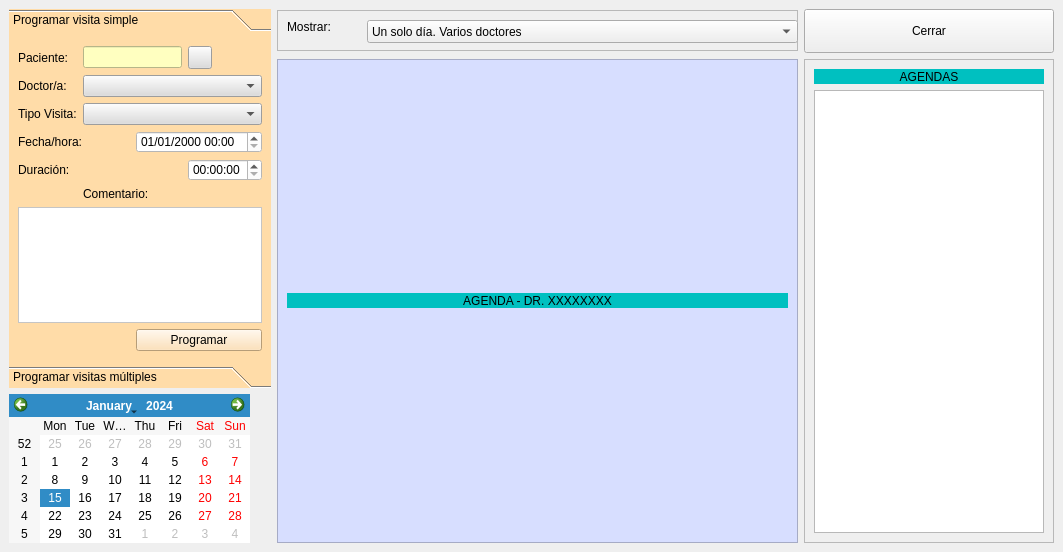
<?xml version="1.0" encoding="UTF-8"?>
<ui version="4.0">
 <class>frmAgenda</class>
 <widget class="QMainWindow" name="frmAgenda">
  <property name="geometry">
   <rect>
    <x>0</x>
    <y>0</y>
    <width>1063</width>
    <height>552</height>
   </rect>
  </property>
  <property name="windowTitle">
   <string>Terra Software Médico - Gestión de la agenda de pacientes</string>
  </property>
  <property name="windowIcon">
   <iconset resource="terra.qrc">
    <normaloff>:/Icons/PNG/terra.png</normaloff>:/Icons/PNG/terra.png</iconset>
  </property>
  <widget class="QWidget" name="centralwidget">
   <layout class="QGridLayout" name="gridLayout_2">
    <item row="0" column="0" rowspan="2">
     <widget class="QToolBox" name="toolBox">
      <property name="minimumSize">
       <size>
        <width>262</width>
        <height>297</height>
       </size>
      </property>
      <property name="maximumSize">
       <size>
        <width>241</width>
        <height>16777215</height>
       </size>
      </property>
      <property name="styleSheet">
       <string notr="true">background-color: rgb(255, 220, 168);</string>
      </property>
      <property name="currentIndex">
       <number>0</number>
      </property>
      <widget class="QWidget" name="page">
       <property name="geometry">
        <rect>
         <x>0</x>
         <y>0</y>
         <width>262</width>
         <height>335</height>
        </rect>
       </property>
       <attribute name="label">
        <string>Programar visita simple</string>
       </attribute>
       <layout class="QGridLayout" name="gridLayout_3">
        <item row="0" column="1" colspan="2">
         <widget class="QLineEdit" name="lineEdit">
          <property name="enabled">
           <bool>false</bool>
          </property>
          <property name="styleSheet">
           <string notr="true">background-color: rgb(255, 255, 192);
color: rgb(0, 128, 128);</string>
          </property>
         </widget>
        </item>
        <item row="0" column="3">
         <widget class="QToolButton" name="toolButton">
          <property name="styleSheet">
           <string notr="true">background-color: rgb(220, 220, 220);</string>
          </property>
          <property name="text">
           <string/>
          </property>
          <property name="icon">
           <iconset resource="terra.qrc">
            <normaloff>:/Icons/PNG/search.png</normaloff>:/Icons/PNG/search.png</iconset>
          </property>
         </widget>
        </item>
        <item row="1" column="0">
         <widget class="QLabel" name="label_2">
          <property name="text">
           <string>Doctor/a:</string>
          </property>
         </widget>
        </item>
        <item row="2" column="1" colspan="3">
         <widget class="QComboBox" name="comboBox_2">
          <property name="styleSheet">
           <string notr="true">background-color: rgb(220, 220, 220);</string>
          </property>
         </widget>
        </item>
        <item row="3" column="0" colspan="2">
         <widget class="QLabel" name="label_5">
          <property name="text">
           <string>Fecha/hora:</string>
          </property>
         </widget>
        </item>
        <item row="3" column="2" colspan="2">
         <widget class="QDateTimeEdit" name="dateTimeEdit">
          <property name="styleSheet">
           <string notr="true">background-color: rgb(255, 255, 255);</string>
          </property>
          <property name="displayFormat">
           <string>dd/MM/yyyy HH:mm</string>
          </property>
         </widget>
        </item>
        <item row="5" column="1" colspan="2">
         <widget class="QLabel" name="label_4">
          <property name="text">
           <string>Comentario:</string>
          </property>
         </widget>
        </item>
        <item row="6" column="0" colspan="4">
         <widget class="QPlainTextEdit" name="plainTextEdit">
          <property name="styleSheet">
           <string notr="true">background-color: rgb(255, 255, 255);</string>
          </property>
         </widget>
        </item>
        <item row="7" column="2" colspan="2">
         <widget class="QPushButton" name="pushButton_3">
          <property name="text">
           <string>Programar</string>
          </property>
         </widget>
        </item>
        <item row="0" column="0">
         <widget class="QLabel" name="label">
          <property name="text">
           <string>Paciente:</string>
          </property>
         </widget>
        </item>
        <item row="1" column="1" colspan="3">
         <widget class="QComboBox" name="comboBox">
          <property name="styleSheet">
           <string notr="true">background-color: rgb(220, 220, 220);</string>
          </property>
         </widget>
        </item>
        <item row="2" column="0">
         <widget class="QLabel" name="label_3">
          <property name="text">
           <string>Tipo Visita:</string>
          </property>
         </widget>
        </item>
        <item row="4" column="0">
         <widget class="QLabel" name="label_7">
          <property name="text">
           <string>Duración:</string>
          </property>
         </widget>
        </item>
        <item row="4" column="3">
         <widget class="QTimeEdit" name="timeEdit">
          <property name="styleSheet">
           <string notr="true">background-color: rgb(255, 255, 255);</string>
          </property>
         </widget>
        </item>
       </layout>
      </widget>
      <widget class="QWidget" name="page_2">
       <property name="geometry">
        <rect>
         <x>0</x>
         <y>0</y>
         <width>262</width>
         <height>241</height>
        </rect>
       </property>
       <attribute name="label">
        <string>Programar visitas múltiples</string>
       </attribute>
       <widget class="QPushButton" name="pushButton_2">
        <property name="geometry">
         <rect>
          <x>150</x>
          <y>200</y>
          <width>89</width>
          <height>23</height>
         </rect>
        </property>
        <property name="text">
         <string>Programar</string>
        </property>
       </widget>
      </widget>
     </widget>
    </item>
    <item row="0" column="1">
     <widget class="QFrame" name="frame_2">
      <property name="minimumSize">
       <size>
        <width>0</width>
        <height>41</height>
       </size>
      </property>
      <property name="maximumSize">
       <size>
        <width>16777215</width>
        <height>41</height>
       </size>
      </property>
      <property name="frameShape">
       <enum>QFrame::StyledPanel</enum>
      </property>
      <property name="frameShadow">
       <enum>QFrame::Raised</enum>
      </property>
      <widget class="QLabel" name="label_6">
       <property name="geometry">
        <rect>
         <x>10</x>
         <y>10</y>
         <width>57</width>
         <height>14</height>
        </rect>
       </property>
       <property name="text">
        <string>Mostrar:</string>
       </property>
      </widget>
      <widget class="QComboBox" name="comboBox_3">
       <property name="geometry">
        <rect>
         <x>90</x>
         <y>10</y>
         <width>431</width>
         <height>23</height>
        </rect>
       </property>
       <item>
        <property name="text">
         <string>Un solo día. Varios doctores</string>
        </property>
       </item>
       <item>
        <property name="text">
         <string>Semana. Un solo doctor</string>
        </property>
       </item>
       <item>
        <property name="text">
         <string>Semana. Dos doctores.</string>
        </property>
       </item>
      </widget>
     </widget>
    </item>
    <item row="0" column="2">
     <widget class="QPushButton" name="pushButton">
      <property name="minimumSize">
       <size>
        <width>0</width>
        <height>44</height>
       </size>
      </property>
      <property name="text">
       <string>Cerrar</string>
      </property>
      <property name="icon">
       <iconset resource="terra.qrc">
        <normaloff>:/Icons/PNG/Exit.png</normaloff>:/Icons/PNG/Exit.png</iconset>
      </property>
     </widget>
    </item>
    <item row="1" column="1" rowspan="2">
     <widget class="QFrame" name="FrameCalendar">
      <property name="styleSheet">
       <string notr="true">background-color: rgb(215, 222, 255);</string>
      </property>
      <property name="frameShape">
       <enum>QFrame::StyledPanel</enum>
      </property>
      <property name="frameShadow">
       <enum>QFrame::Raised</enum>
      </property>
      <layout class="QGridLayout" name="gridLayout">
       <item row="0" column="0">
        <widget class="QLabel" name="label_44">
         <property name="minimumSize">
          <size>
           <width>0</width>
           <height>15</height>
          </size>
         </property>
         <property name="maximumSize">
          <size>
           <width>16777215</width>
           <height>15</height>
          </size>
         </property>
         <property name="styleSheet">
          <string notr="true">background-color: rgb(0, 192, 192);</string>
         </property>
         <property name="text">
          <string>AGENDA - DR. XXXXXXXX</string>
         </property>
         <property name="alignment">
          <set>Qt::AlignCenter</set>
         </property>
        </widget>
       </item>
      </layout>
     </widget>
    </item>
    <item row="1" column="2" rowspan="2">
     <widget class="QFrame" name="frame_3">
      <property name="minimumSize">
       <size>
        <width>199</width>
        <height>0</height>
       </size>
      </property>
      <property name="maximumSize">
       <size>
        <width>250</width>
        <height>16777215</height>
       </size>
      </property>
      <property name="frameShape">
       <enum>QFrame::StyledPanel</enum>
      </property>
      <property name="frameShadow">
       <enum>QFrame::Raised</enum>
      </property>
      <layout class="QVBoxLayout" name="verticalLayout">
       <item>
        <widget class="QLabel" name="label_43">
         <property name="minimumSize">
          <size>
           <width>0</width>
           <height>15</height>
          </size>
         </property>
         <property name="maximumSize">
          <size>
           <width>16777215</width>
           <height>15</height>
          </size>
         </property>
         <property name="styleSheet">
          <string notr="true">background-color: rgb(0, 192, 192);</string>
         </property>
         <property name="text">
          <string>AGENDAS</string>
         </property>
         <property name="alignment">
          <set>Qt::AlignCenter</set>
         </property>
        </widget>
       </item>
       <item>
        <widget class="QTreeView" name="treeView"/>
       </item>
      </layout>
     </widget>
    </item>
    <item row="2" column="0">
     <widget class="QCalendarWidget" name="calendarWidget">
      <property name="maximumSize">
       <size>
        <width>241</width>
        <height>1200</height>
       </size>
      </property>
     </widget>
    </item>
   </layout>
  </widget>
 </widget>
 <resources>
  <include location="terra.qrc"/>
 </resources>
 <connections>
  <connection>
   <sender>pushButton</sender>
   <signal>clicked()</signal>
   <receiver>frmAgenda</receiver>
   <slot>close()</slot>
   <hints>
    <hint type="sourcelabel">
     <x>1013</x>
     <y>541</y>
    </hint>
    <hint type="destinationlabel">
     <x>960</x>
     <y>558</y>
    </hint>
   </hints>
  </connection>
 </connections>
</ui>
